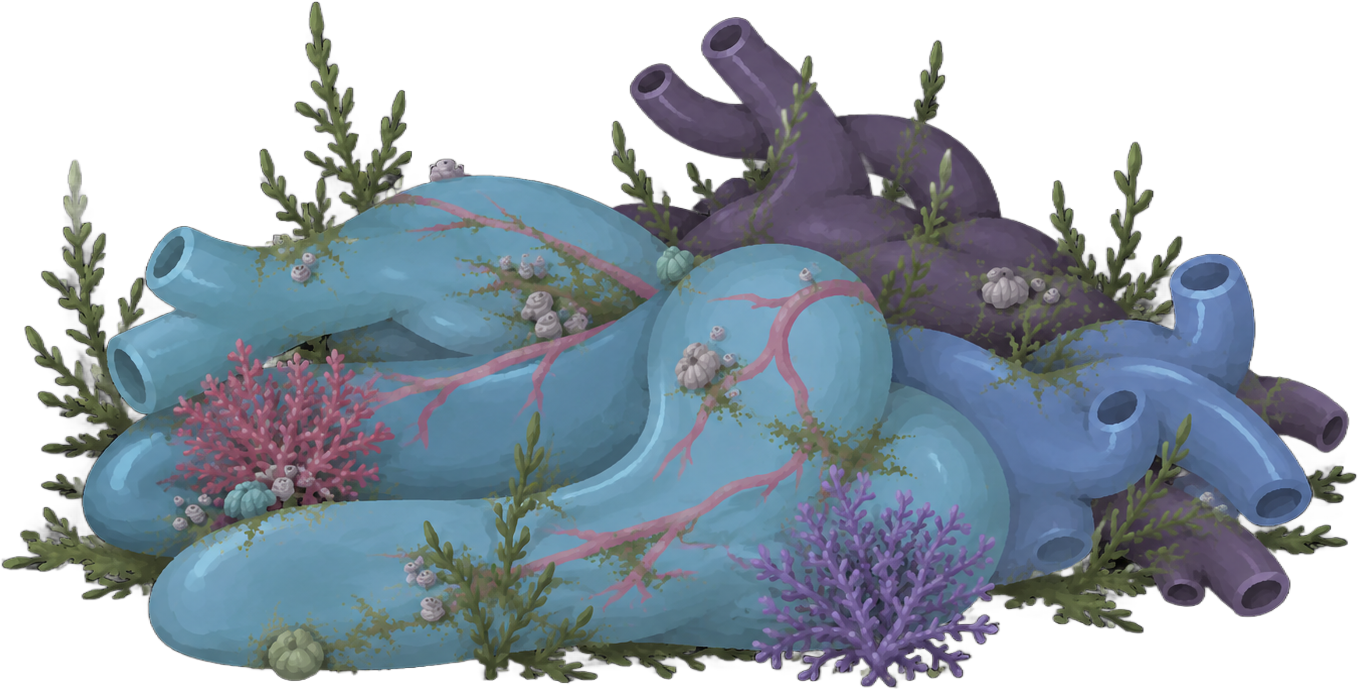
#> input picture tools/TheLegacyRig/variants/v1_optimized/src.png, 1358 x 689 px
$ python build_parts.py
#> lines starting #> are read from the running program, lines starting #| are printed output that depends on the picture; after the words box and inside, x2 and y2 are one past the last pixel; in counts of white or black regions, pixels touching at a corner belong together
"""Stage B: every opaque pixel -> exactly one layer; smooth occlusion fill for back layers."""
import numpy as np, cv2, json
from PIL import Image
from scipy import ndimage as ndi

im = np.array(Image.open('src.png').convert('RGBA'))
#> im is the input picture: shape (689, 1358, 4); mean R, G, B, A 58.4, 68.9, 78, 153.1
H, W = im.shape[:2]
#> H = 689; W = 1358
rgb = im[..., :3]
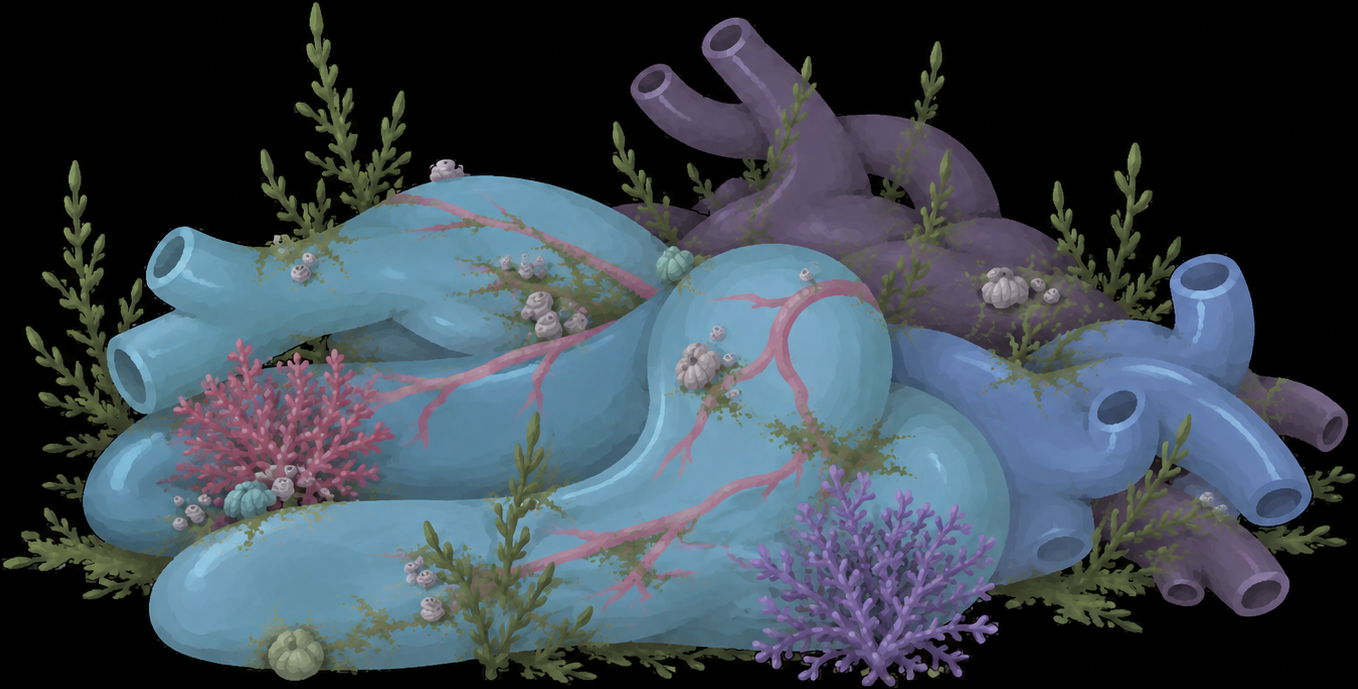
#> rgb: shape (689, 1358, 3); mean R, G, B 58.4, 68.9, 78
a = im[..., 3]
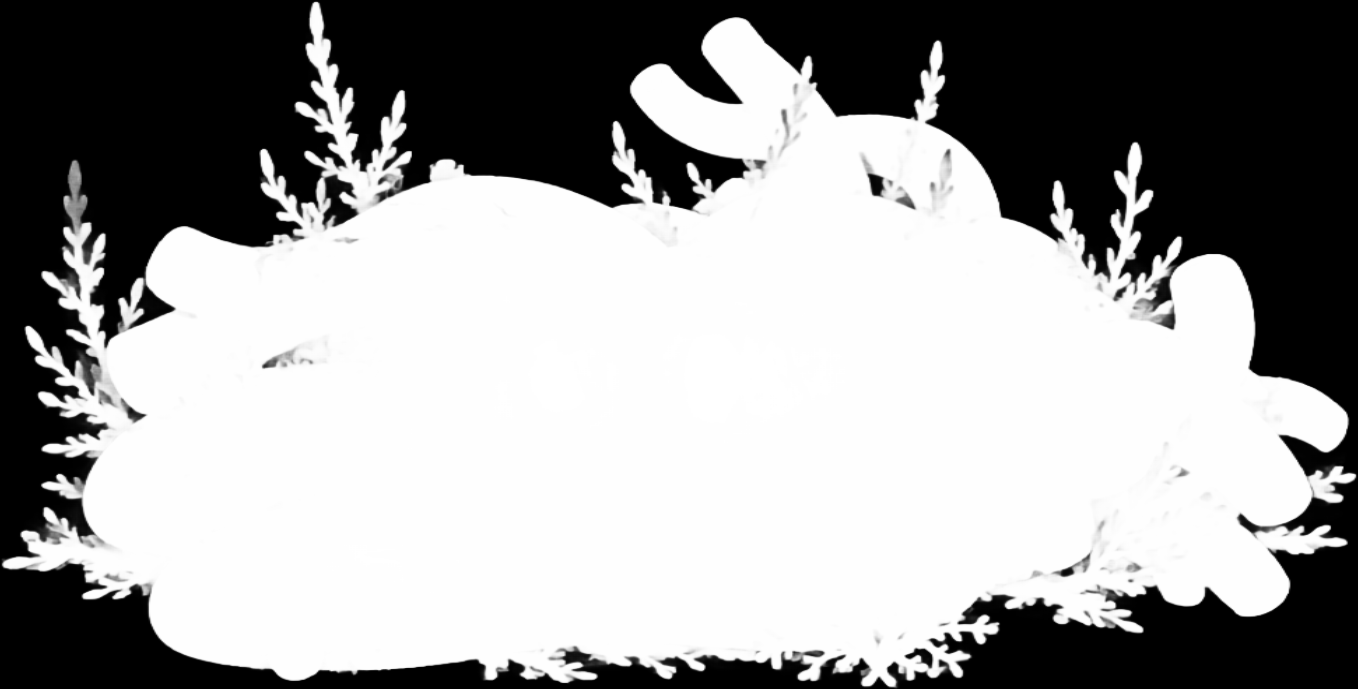
#> a: shape (689, 1358); min 0, max 255, mean 153.1
m = a > 0
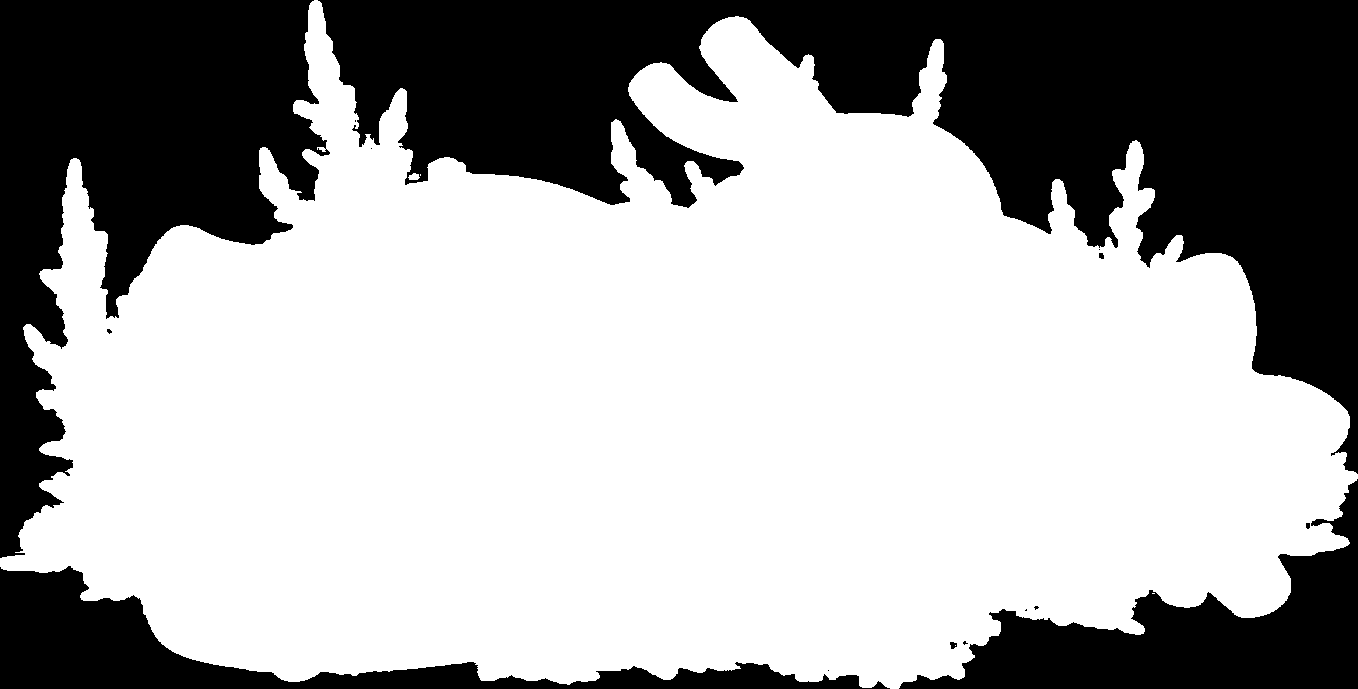
#> m: shape (689, 1358) bool; 64.5% white; 15 black regions (8 under 20 px), largest, box (x1, y1, x2, y2) and area: (318, 0, 1358, 474) 182822, (0, 0, 330, 558) 86751, (899, 479, 1358, 689) 34560

yy, xx = np.ogrid[:H, :W]
#> yy = 689 values from 0 to 688
#> (the run stopped early here; a loop or call above may not have finished)
